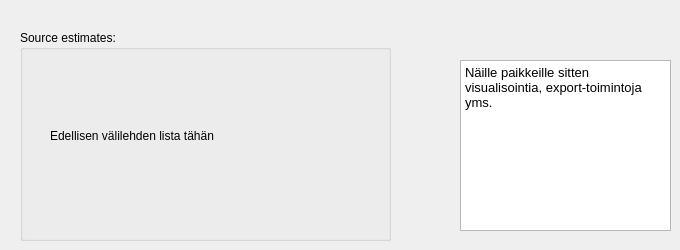
             <widget class="QWidget" name="tabSourceAnalysis">
              <attribute name="title">
               <string>Source analysis</string>
              </attribute>
              <widget class="QGroupBox" name="groupBox_24">
               <property name="geometry">
                <rect>
                 <x>20</x>
                 <y>30</y>
                 <width>371</width>
                 <height>211</height>
                </rect>
               </property>
               <property name="title">
                <string>Source estimates:</string>
               </property>
               <widget class="QLabel" name="label_38">
                <property name="geometry">
                 <rect>
                  <x>30</x>
                  <y>60</y>
                  <width>211</width>
                  <height>91</height>
                 </rect>
                </property>
                <property name="text">
                 <string>Edellisen välilehden lista tähän</string>
                </property>
               </widget>
              </widget>
              <widget class="QTextEdit" name="textEdit">
               <property name="geometry">
                <rect>
                 <x>460</x>
                 <y>60</y>
                 <width>211</width>
                 <height>171</height>
                </rect>
               </property>
               <property name="html">
                <string>&lt;!DOCTYPE HTML PUBLIC &quot;-//W3C//DTD HTML 4.0//EN&quot; &quot;http://www.w3.org/TR/REC-html40/strict.dtd&quot;&gt;
&lt;html&gt;&lt;head&gt;&lt;meta name=&quot;qrichtext&quot; content=&quot;1&quot; /&gt;&lt;style type=&quot;text/css&quot;&gt;
p, li { white-space: pre-wrap; }
&lt;/style&gt;&lt;/head&gt;&lt;body style=&quot; font-family:'Droid Sans'; font-size:10pt; font-weight:400; font-style:normal;&quot;&gt;
&lt;p style=&quot; margin-top:0px; margin-bottom:0px; margin-left:0px; margin-right:0px; -qt-block-indent:0; text-indent:0px;&quot;&gt;&lt;span style=&quot; font-family:'Sans';&quot;&gt;Näille paikkeille sitten visualisointia, export-toimintoja yms.&lt;/span&gt;&lt;/p&gt;
&lt;p style=&quot;-qt-paragraph-type:empty; margin-top:0px; margin-bottom:0px; margin-left:0px; margin-right:0px; -qt-block-indent:0; text-indent:0px; font-family:'Sans';&quot;&gt;&lt;br /&gt;&lt;/p&gt;
&lt;p style=&quot; margin-top:0px; margin-bottom:0px; margin-left:0px; margin-right:0px; -qt-block-indent:0; text-indent:0px;&quot;&gt;&lt;span style=&quot; font-family:'Sans';&quot;&gt;&lt;br /&gt;&lt;/span&gt;&lt;/p&gt;&lt;/body&gt;&lt;/html&gt;</string>
               </property>
              </widget>
             </widget>
